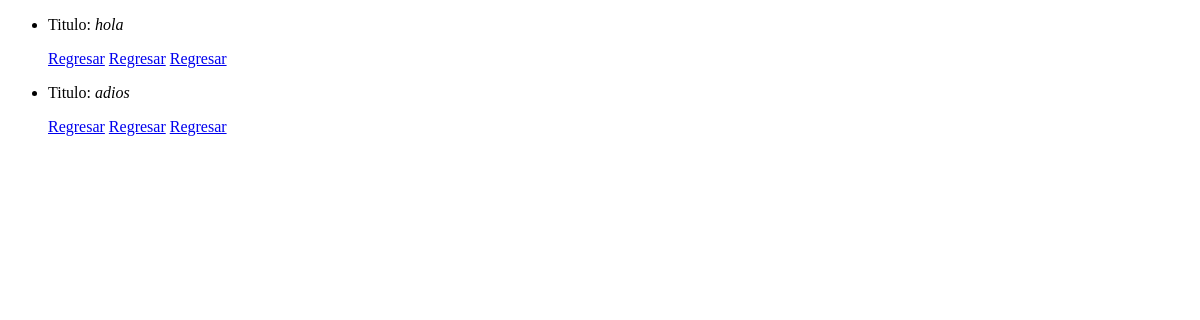
Page /pagina/blogs/list on the earlier database version.
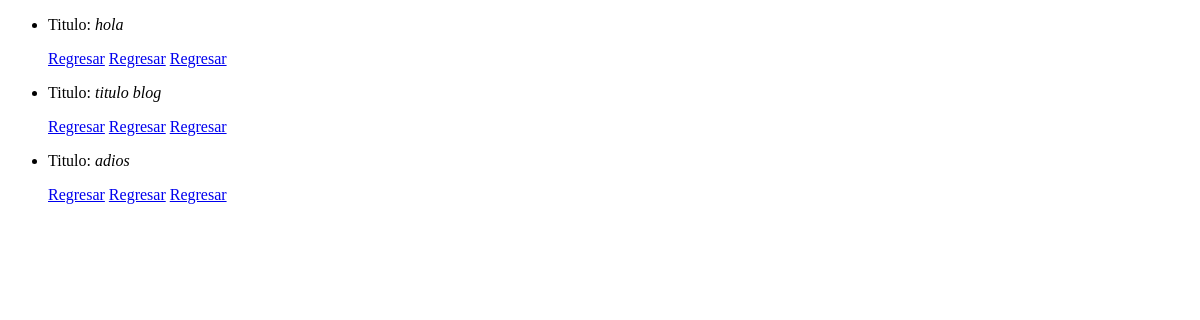
Same page on the later database version.
### pagina/models.py (models this page shows, shortened)
class Blogs(models.Model):
    titulo=models.CharField(max_length=60)
    cuerpo=models.CharField(max_length=1200)
    imagen = models.ImageField(upload_to='portada', null=True, blank=True)

### pagina/views.py (the view)
# urls.py: path('blogs/list', views.BlogsList.as_view(), name='list'),
class BlogsList(ListView):
    model = Blogs
    template_name = 'blogs_list.html'

### pagina/template/blogs_list.html (shortened to what this page needs)
<!DOCTYPE html>
<html lang="en">
<head>
</head>
<body>
    <ul>
        {% for blogs in object_list %}
            <li>
                <p>Titulo: <i>{{ blogs.titulo }}</i></p>
                <p>
                    <a href='{% url "detail" %}'> Regresar</a>
                    <a href='{% url "edit" %}'> Regresar</a>
                    <a href='{% url "delete" %}'> Regresar</a>
                </p>
            </li>
        {% endfor %}
    </ul>
</body>
</html>

Differences in the rows shown:
added Blogs: titulo "titulo blog"
